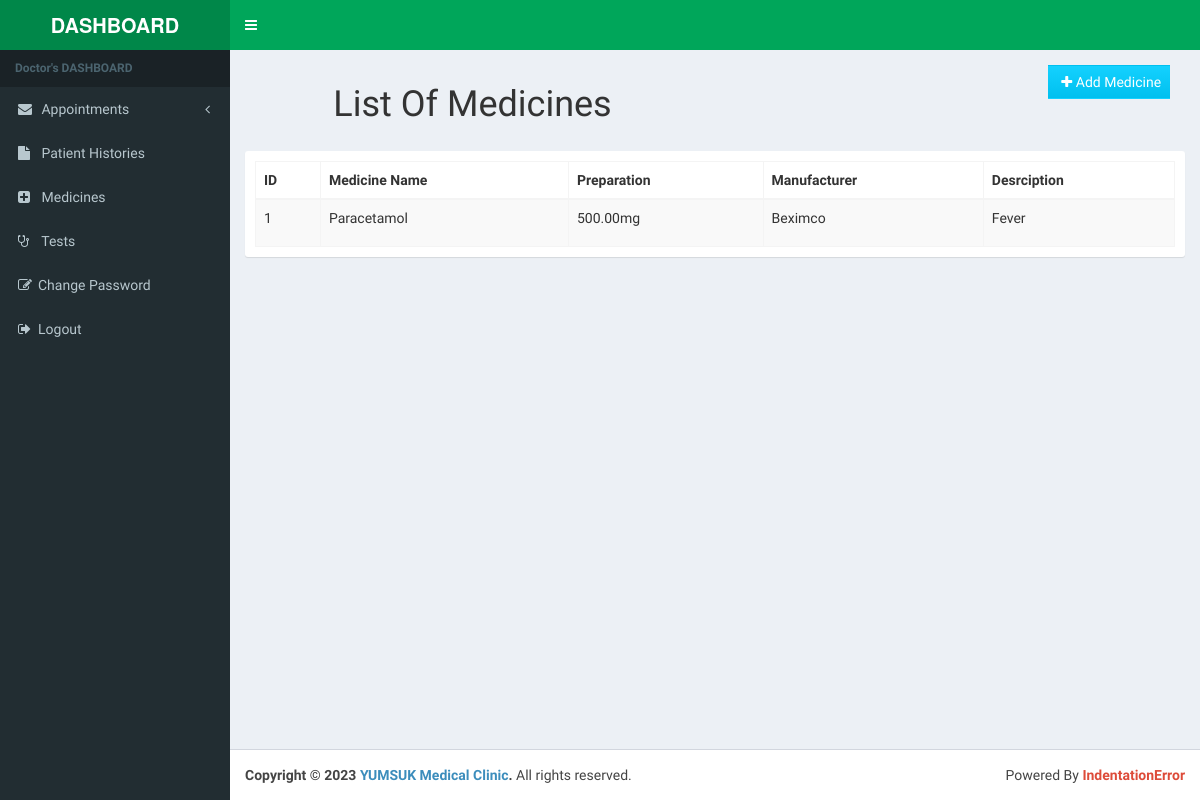
Page /prescription/medicines/ (signed in) on the committed database.
### prescription_app/models.py (models this page shows, shortened)
class Medicine(models.Model):
    medicine_name = models.CharField(max_length=100,unique=True)
    preparation = models.DecimalField(max_digits=5, decimal_places=2)
    manufacturer = models.CharField(max_length=100)
    medicine_description = models.TextField()
    added_by = models.ForeignKey(AuthUser, on_delete=models.CASCADE, null=True, blank=True)
    created_at = models.DateField(auto_now=True)

### prescription_app/views.py (the view)
# urls.py: path('medicines/', views.medicinelist, name='medicine_list'),
@login_required
def medicinelist(request):
    return render(
                    request,
                    "prescription_app/medicine_list.html",
                    {'medicines': Medicine.objects.all().order_by('medicine_name')}
                )

### authentication/models.py (called while the page is built)
    def get_image(self):
        if self.image:
            return self.image.url
        return "/media/profileImages/noprofile.png"

### templates/prescription_app/medicine_list.html (shortened to what this page needs)
{%extends 'dashboard/dashboard_base.html'%} {%load i18n%} {%block content%}
<section class="content-header">
    <div class="row">
        <div class="col-lg-6">
            <h1 class="text-capitalize text-center">List of Medicines</h1>
        </div>
        <div class="col-lg-6">
            <div class="col-lg-4 pull-right">
                <a class="btn btn-block btn-flat bg-aqua-gradient" href="/prescription/medicine/add/"><i class="fa fa-plus"></i> Add Medicine</a>
            </div>
        </div>
    </div>
</section>
<section class="content">
    <div class="row">
        <div class="col-lg-6 col-lg-offset-3">
        </div>
    </div>
    <div class="box box-widget">
        <div class="box-body">
            <table id="medicineTable" class="table table-striped table-bordered" cellspacing="0" width="100%">
                <thead>
                    <tr>
                        <th>ID</th>
                        <th>Medicine Name</th>
                        <th>Preparation</th>
                        <th>Manufacturer</th>
                        <th>Desrciption</th>
                    </tr>
                </thead>
                <tbody>
                    {%for medicine in medicines%}
                    <tr>
                        <td>{{medicine.id}}</td>
                        <td>{{medicine.medicine_name|title}}</td>
                        <td>{{medicine.preparation}}mg</td>
                        <td>{{medicine.manufacturer|title}}</td>
                        <td>
                            <p>{{medicine.medicine_description}}</p>
                        </td>
                    </tr>
                    {%endfor%}
                </tbody>
            </table>
        </div>
    </div>
</section>
{%endblock%}

### rows in the picture
Medicine: id "1", medicine_name "Paracetamol", preparation "500.00", manufacturer "Beximco", medicine_description "Fever"
